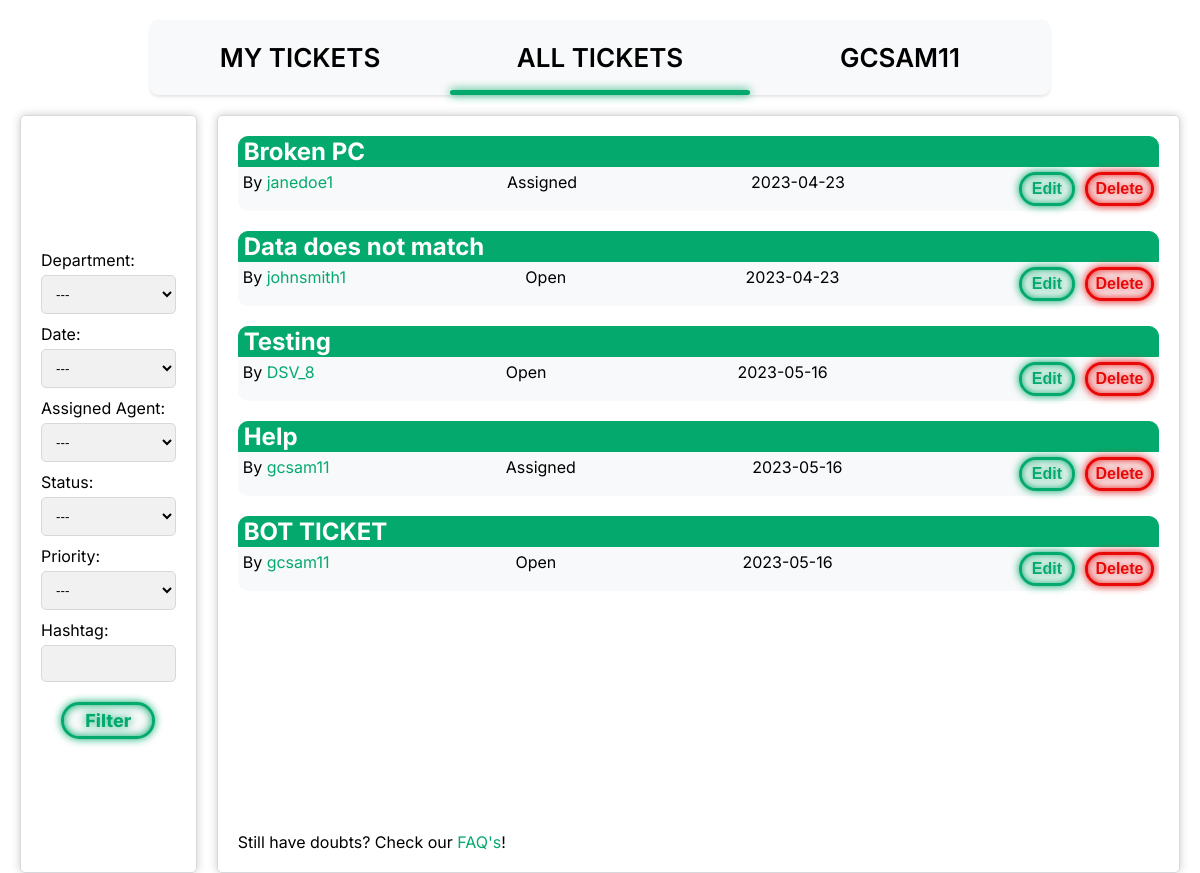
Before: /pages/all_tickets.php (signed in) with the older database file.
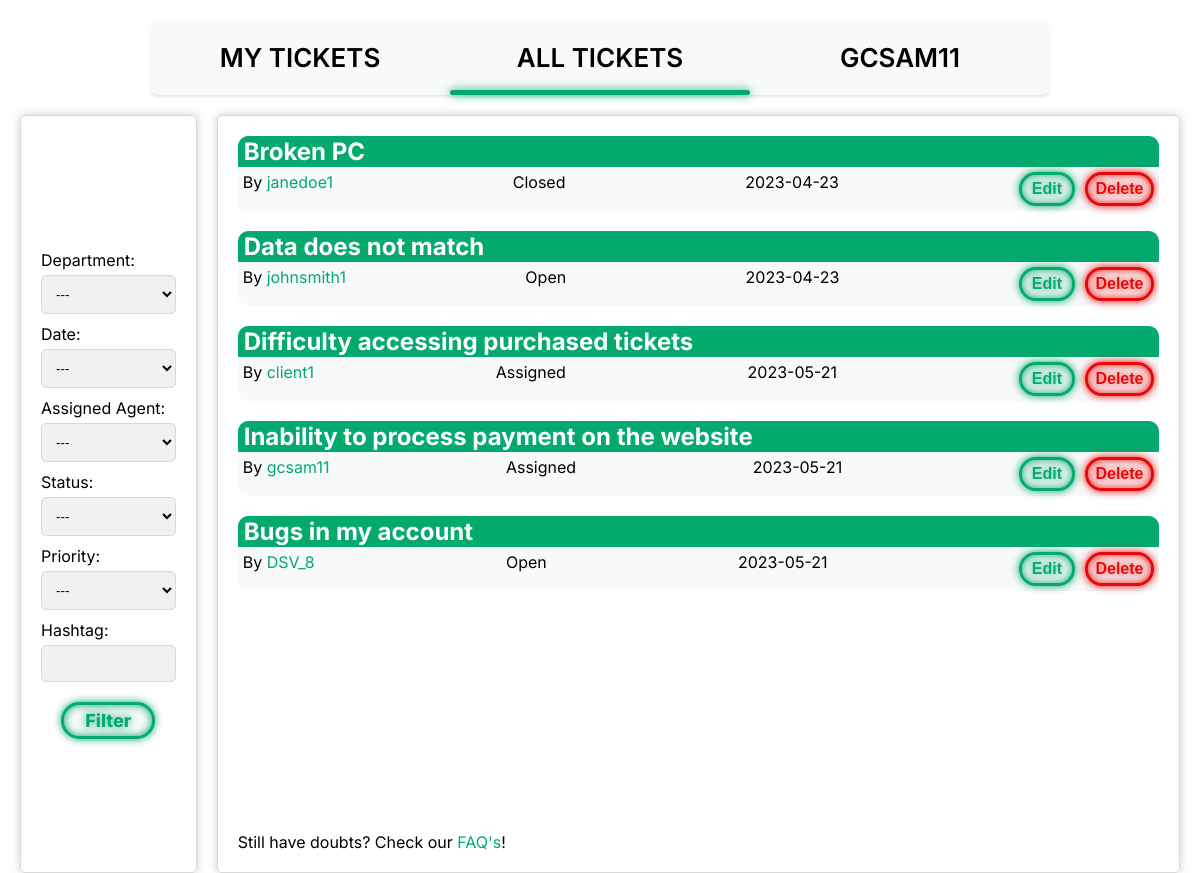
After: the same page with the newer database file.
### tables this page shows
CREATE TABLE TICKET (
    ticket_id INTEGER PRIMARY KEY AUTOINCREMENT,
    user_id INT NOT NULL,
    assigned_agent INT CHECK (assigned_agent <> user_id),
    department_id INT,
    title VARCHAR(255) NOT NULL,
    description VARCHAR(1000) NOT NULL,
    status VARCHAR(10) NOT NULL DEFAULT 'Open' CHECK (status = 'Open' OR status = 'Assigned' OR status = 'Closed'),
    priority VARCHAR(10) NOT NULL DEFAULT 'Low' CHECK (priority = 'Low' OR priority = 'Medium' OR priority = 'High'),
    date DATE NOT NULL,
    hashtag VARCHAR(255),
    FOREIGN KEY(user_id) REFERENCES USER(user_id) ON DELETE CASCADE ON UPDATE CASCADE,
    FOREIGN KEY(department_id) REFERENCES DEPARTMENT(department_id) ON DELETE CASCADE ON UPDATE CASCADE,
    FOREIGN KEY(assigned_agent) REFERENCES USER(user_id) ON DELETE CASCADE ON UPDATE CASCADE
);

CREATE TABLE USER (
    user_id INTEGER PRIMARY KEY AUTOINCREMENT,
    department_id INT,
    name VARCHAR(255) NOT NULL,
    username VARCHAR(8) NOT NULL UNIQUE,
    email VARCHAR(255) NOT NULL UNIQUE,
    password VARCHAR(255) NOT NULL,
    type VARCHAR(10) NOT NULL DEFAULT 'Client' CHECK (type = 'Agent' OR type = 'Admin' OR type = 'Client'),
    gender VARCHAR(10) DEFAULT 'None' CHECK(gender = 'Male' or gender = 'Female' or gender = 'Other' or gender = 'None'),
    FOREIGN KEY(department_id) REFERENCES DEPARTMENT(department_id) ON DELETE CASCADE ON UPDATE CASCADE
);

### database/checkSession.php (called while the page is built, shortened)
<?php
    $profile = $_SESSION['username'];
?>

### database/get_tickets.php (the view)
<?php
    include 'connection.php';
    $stmt = $db->prepare('SELECT * FROM Ticket');
    $stmt->execute();
    while($row = $stmt -> fetch()){
        $stmt2 = $db -> prepare('SELECT username FROM User WHERE user_id = :user_id');
        $stmt2 -> bindParam(':user_id', $row['user_id']);
        $stmt2 -> execute();
        $row2 = $stmt2 -> fetch();
        echo '<h2><a class="ticket_readmore" href="../pages/ticket.php?id='.$row['ticket_id'].'&site=all_tickets">' . $row['title'] . '</a></h2>
        <div class="ticket">
        <div class="ticket_main_info"> <span class="ticket_username"> By <a class="ticket_username_link" href="../pages/profile_viewer.php?id=' .$row['user_id'] . '">' . $row2['username'] . '</a> </span>
        <span class="ticket_status">' . $row['status'] . '</span>
        <span class="ticket_date">' . $row['date'] . ' </span>';
        if(($_SESSION['type'] == 'Admin') || ($_SESSION['user_id'] == $row['user_id'])){
            echo '<div class ="btns">';
            echo '<form class ="editbtnform" action="../pages/editTicket.php?id='.$row['ticket_id'].'" method="POST">
            <input type="hidden" name="csrf" value="' . $_SESSION['csrf'] . '">
            <input type="hidden" name="site" value="alltickets">
            <button type="submit" id="edit_btn"> Edit </button> </form>';
            echo '<form class="deletebtnform" action="../database/deleteTicket.php" method="POST">
            <input type="hidden" name="csrf" value="' . $_SESSION['csrf'] . '">
            <input type="hidden" name="site" value="alltickets">
            <input type="hidden" name="id" value=' . $row['ticket_id'] .'>
            <button type="submit" id="delete_btn"> Delete </button> </form></div>';
        }
        echo '</div></div>';
    }
?>

### pages/all_tickets.php (shortened to what this page needs)
<?php
    include '../database/checkSession.php';
?>
<!DOCTYPE html>
<html>
<head>
	<link rel="stylesheet" href="../css/all_tickets.css">
</head>
<body>
    <header>
		<nav>
			<a href="../pages/my_tickets.php">My Tickets</a>
			<a href="../pages/all_tickets.php">All Tickets</a>
			<a href="../pages/profile_viewer.php"><?php echo $profile ?></a>
			<div class="animation start-all_tickets"></div>
		</nav>
    </header>
	<main>
		<form action="../database/filter.php" method="post">
		<section id="grid">
			<div class="box">
				<div class="box_content">
					<label for="department-filter">Department:</label>
			    	<select id="department" name="department">
						<option value="none">---</option>
			    	</select>
			    	<label for="date-filter">Date:</label>
			    	<select id="date-filter" name="date">
						<option value="none">---</option>
					</select>
			    	<label for="agent-filter">Assigned Agent:</label>
			    	<select id="agent-filter" name="agent">
				    	<option value="none">---</option>
						<?php
						include '../database/fetchAgents.php'
						 ?>
			    	</select>
			    	<label for="status-filter">Status:</label>
			    	<select id="status-filter" name="status">
                    	<option value="none">---</option>
			    	</select>
			    	<label for="priority-filter">Priority:</label>
			    	<select id="priority-filter" name="priority">
				    	<option value="none">---</option>
			    	</select>
					<label for="hashtag-filter">Hashtag:</label>
					<input list="hashtags" name="hashtag" id="hashtag_filter" placeholder="">
                	<div class="clearfix">
				    	<button type="submit" class="filterbtn">Filter</button>
			    	</div>
				</div>
			</div>
		</form>
			<div class="box2">
				<section class="right_box_content">
						<div id="tickets">
							<?php
								if($_SESSION['filter']){
									$site = 'all_tickets';
									include '../database/get_filter_content.php';
									$_SESSION['filter'] = false;
								}
								else{
									include '../database/get_tickets.php';
								}
							?>
						</div>
						<footer>Still have doubts? Check our <a href="../pages/faq.php">FAQ's</a>!</footer>
				</section>
			</div>
	</main>
</body>
</html>

### css/all_tickets.css (style rules this page uses)
:root { --clr-neon_green: #04AA6D; --clr-neon_red: #e90808; --clr-bg: #f8f9fa; }
*, *::before *::after { box-sizing: border-box; }
header { text-align: center; }
nav { position: relative; margin: 20px auto 0; width: 900px; height: 75px; background: var(--clr-bg); border-radius: 8px; font-size: 0; box-shadow: 0 2px 3px 0 rgba(0, 0, 0, 0.1); }
nav a { font-family: 'Inter', sans-serif; font-size: 26px; font-weight: 600; text-transform: uppercase; color: black; text-decoration: none; line-height: 75px; position: relative; z-index: 1; display: inline-block; text-align: center; }
nav .animation { position: absolute; height: 5px; bottom: 0; z-index: 0; background: var(--clr-neon_green); border-radius: 8px; transition: all .5s ease 0s; box-shadow: 0 0 10px 0 var(--clr-neon_green); }
nav a:nth-child(1) { width: 300px; }
nav a:nth-child(2) { width: 300px; }
nav .start-all_tickets, nav a:nth-child(2):hover~.animation { width: 300px; left: 300px; }
nav a:nth-child(3) { width: 300px; }
body { margin: 0; padding: 0; font-family: 'Inter', sans-serif; }
section { height: 89.5vh; display: flex; }
#grid { display: grid; grid-template-columns: repeat(6, 1fr); grid-gap: 20px; padding: 20px; }
#grid .box { display: flex; justify-content: center; align-items: center; padding: 20px; border: 1px solid #d6d8db; border-radius: 5px; box-shadow: 0px 0px 10px rgba(0,0,0,0.2); grid-column: 1/2; }
label { display: block; margin-bottom: 5px; }
select, input[type="date"], #hashtag_filter { padding: 10px; border-radius: 5px; border: 1px solid #d6d8db; margin-bottom: 10px; width: 100%; box-sizing: border-box; background-color: #f1f1f1; }
#hashtag_filter { margin-bottom: 20px; }
.clearfix { display: flex; justify-content: center; }
.filterbtn { background-color: var(--clr-bg); color: var(--clr-neon_green); padding: 5px 10px; border: 3px solid var(--clr-neon_green); border-radius: 32px; cursor: pointer; opacity: 1; text-align: center; font-family: 'Inter', sans-serif; font-weight: 800; font-size: large; width: 70%; transition: opacity 100ms linear; text-shadow: 0 0 0.125em hsl(0 0% 100% / 0.5), 0 0 0.45em var(--clr-neon_green); box-shadow: inset 0 0 0.5em 0 var(--clr-neon_green), 0 0 0.5em 0 var(--clr-neon_green); }
#grid .box2 { padding: 20px; border: 1px solid #d6d8db; border-radius: 5px; box-shadow: 0px 0px 10px rgba(0,0,0,0.2); grid-column: 2/7; }
.right_box_content { position: relative; }
.right_box_content footer { position: absolute; bottom: 0; left: 0; width: 100%; }
.right_box_content footer > a { color: var(--clr-neon_green); text-decoration: none; }
#tickets { width: 100%; height: 97%; overflow-x: hidden; overflow-y: auto; }
h2 { border: 1px solid var(--clr-neon_green); padding-left: 5px; margin-bottom: 0; border-radius: 10px 10px 0px 0px; background-color: var(--clr-neon_green); }
h2:first-of-type { margin-top: 0; }
.ticket_readmore { color: white; text-decoration: none; }
.ticket_main_info { display: flex; justify-content: space-between; }
.ticket_username_link { text-decoration: none; color: var(--clr-neon_green); }
.ticket { border: 0px; background-color: var(--clr-bg); border-radius: 0px 0px 10px 10px; padding: 5px; }
.ticket:last-of-type { margin-bottom: 10px; }
.btns { display: flex; justify-content: space-between; }
.editbtnform { margin-right: 10px; }
#edit_btn { background-color: var(--clr-bg); color: var(--clr-neon_green); padding: 5px 10px; border: 3px solid var(--clr-neon_green); border-radius: 32px; cursor: pointer; opacity: 1; text-align: center; font-weight: 600; font-size: medium; width: 100%; transition: opacity 100ms linear; text-shadow: 0 0 0.125em hsl(0 0% 100% / 0.5), 0 0 0.45em var(--clr-neon_green); box-shadow: inset 0 0 0.5em 0 var(--clr-neon_green), 0 0 0.5em 0 var(--clr-neon_green); }
#delete_btn { background-color: var(--clr-bg); color: var(--clr-neon_red); padding: 5px; margin-right: 5px; border: 3px solid var(--clr-neon_red); border-radius: 32px; cursor: pointer; opacity: 1; text-align: center; font-weight: 600; font-size: medium; width: 100%; transition: opacity 100ms linear; text-shadow: 0 0 0.125em hsl(0 0% 100% / 0.5), 0 0 0.45em var(--clr-neon_red); box-shadow: inset 0 0 0.5em 0 var(--clr-neon_red), 0 0 0.5em 0 var(--clr-neon_red); }

Changed rows visible on the page:
removed ticket: title "Testing", user.username "DSV_8", status "Open", date "2023-05-16"
changed ticket "Broken PC": status "Assigned" → "Closed"
added ticket: title "Difficulty accessing purchased tickets", user.username "client1", status "Assigned", date "2023-05-21"
changed ticket "gcsam11": title "Help" → "Inability to process payment on the website"; date "2023-05-16" → "2023-05-21"
changed ticket: title "BOT TICKET" → "Bugs in my account"; user.username "gcsam11" → "DSV_8"; date "2023-05-16" → "2023-05-21"
